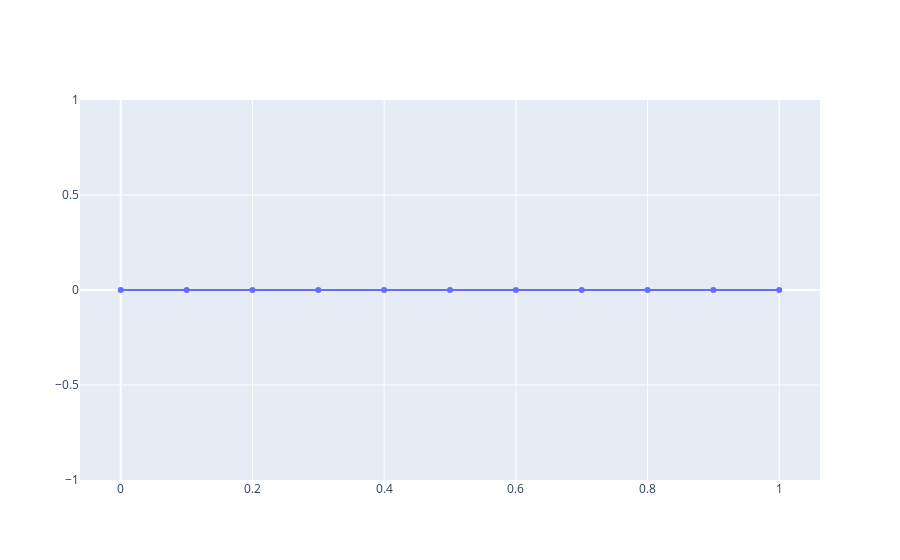

Notebook code cell kept with this figure:
### Markdown cell above
The domain $\Omega = [0, 1]$, which we discretize with $n_{el}$ segments (or elements) $s_i$

### Code cell
#domain
omega = np.array([0, 1])

#number of bases and elements
n_elements = 10
n_bases = n_elements + 1

#segments
s = np.linspace(omega[0], omega[1], num=n_elements+1)
# s = np.cumsum(np.random.rand(n_elements+1))
s = (s-s[0])/(s[-1]-s[0])

#plot
fig = go.Figure(data=[go.Scatter(x=s, y=np.zeros(s.shape), mode='lines+markers')])
plotly.iplot(fig)

### Figure 1 — Plotly figure (JSON) as saved in the notebook; plotly's stock layout.template omitted (floating-point values rounded to 4 significant figures)
{"data": [{"mode": "lines+markers", "type": "scatter", "x": [0, 0.1, 0.2, 0.3, 0.4, 0.5, 0.6, 0.7, 0.8, 0.9, 1], "y": [0, 0, 0, 0, 0, 0, 0, 0, 0, 0, 0]}], "layout": {}}
